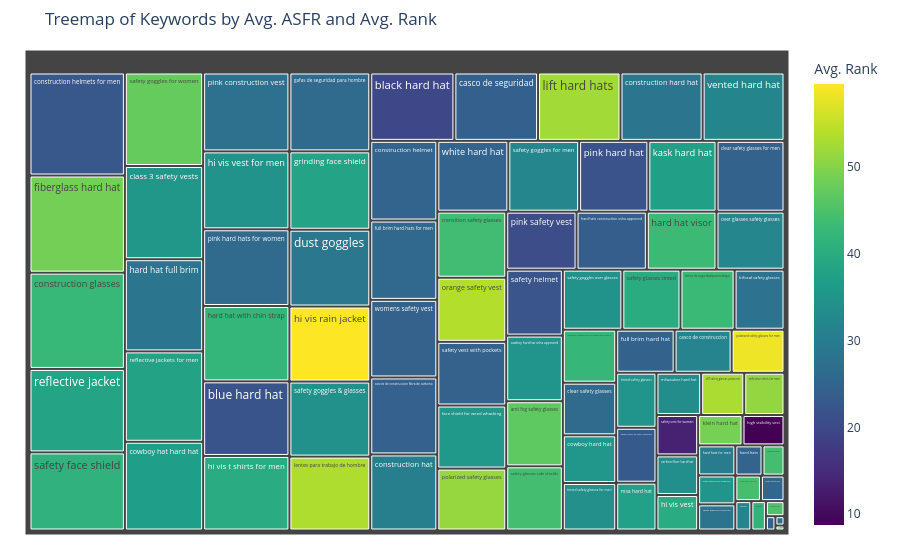

The notebook cell saved with this chart:
### Code cell
# Create a treemap for the keywords with Avg. ASFR
fig = px.treemap(
    Competitor_popular_keywords_df, 
    path=['Keyword'], 
    values='Avg. ASFR', 
    color='Avg. Rank',
    color_continuous_scale='Viridis',
    title='Treemap of Keywords by Avg. ASFR and Avg. Rank'
)

fig.update_layout(margin=dict(t=50, l=25, r=25, b=25))
fig.show()

### Figure 1 — Plotly figure (JSON) as saved in the notebook; plotly's stock layout.template omitted (floating-point values rounded to 4 significant figures)
{"data": [{"branchvalues": "total", "customdata": [[46.68], [27.92], [19.76], [22.04], [34.0], [31.74], [24.18], [24.41], [35.57], [26.43], [24.65], [42.83], [28.51], [30.59], [25.02], [22.53], [35.42], [35.16], [37.03], [28.98], [41.71], [36.02], [48.63], [24.75], [25.87], [26.24], [38.15], [27.41], [28.81], [43.29], [42.26], [24.86], [23.77], [29.73], [59.5], [44.4], [39.84], [39.94], [34.66], [8.767], [37.5], [48.88], [43.09], [53.33], [52.38], [33.61], [37.55], [53.75], [32.09], [27.64], [21.84], [26.22], [20.8], [51.38], [58.33], [38.24], [37.89], [51.17], [44.14], [41.2], [45.06], [45.13], [28.28], [35.02], [44.05], [40.15], [31.98], [34.16], [32.2], [47.38], [34.74], [22.2], [23.18], [24.77], [25.55], [13.58], [24.55], [42.66], [35.0], [34.08], [43.75], [31.89], [24.89], [24.5], [53.0]], "domain": {"x": [0, 1], "y": [0, 1]}, "hovertemplate": "labels=%{label}<br>Avg. ASFR=%{value}<br>parent=%{parent}<br>id=%{id}<br>Avg. Rank=%{color}<extra></extra>", "ids": ["anti fog safety glasses", "bifocal safety glasses", "black hard hat", "blue hard hat", "carbon fiber hard hat", "casco de construccion", "casco de seguridad", "cascos de construccion fibra de carbono", "class 3 safety vests", "clear safety glasses", "clear safety glasses for men", "construction glasses", "construction hard hat", "construction hat", "construction helmet", "construction helmets for men", "cowboy hard hat", "cowboy hard hat osha approved", "cowboy hat hard hat", "dust goggles", "face shield", "face shield for weed whacking", "fiberglass hard hat", "full brim hard hat", "full brim hard hats for men", "gafas de seguridad para hombre", "grinding face shield", "hard hat", "hard hat full brim", "hard hat visor", "hard hat with chin strap", "hard hats", "hard hats construction osha approved", "hard hats for men", "hi vis rain jacket", "hi vis shirts for men", "hi vis t shirts for men", "hi vis vest", "hi vis vest for men", "high visibility vest", "kask hard hat", "klein hard hat", "lentes de seguridad para trabajar", "lentes para trabajo de hombre", "lift hard hats", "milwaukee hard hat", "msa hard hat", "orange safety vest", "over glasses safety glasses", "pink construction vest", "pink hard hat", "pink hard hats for women", "pink safety vest", "polarized safety glasses", "polarized safety glasses for men", "reflective jacket", "reflective jackets for men", "reflective shirts for men", "reflective vest", "safety face shield", "safety glasses", "safety glasses for men", "safety glasses for women", "safety glasses over eyeglasses", "safety glasses side shields", "safety glasses tinted", "safety goggles", "safety goggles & glasses", "safety goggles for men", "safety goggles for women", "safety goggles over glasses", "safety helmet", "safety shirts for men reflective", "safety vest", "safety vest for men", "safety vest for women", "safety vest with pockets", "saftey glasses sunglasses anti fog eye goggles safety protection", "tinted safety glasses", "tinted safety glasses for men", "transition safety glasses", "vented hard hat", "white hard hat", "womens safety vest", "z87 safety glasses polarized"], "labels": ["anti fog safety glasses", "bifocal safety glasses", "black hard hat", "blue hard hat", "carbon fiber hard hat", "casco de construccion", "casco de seguridad", "cascos de construccion fibra de carbono", "class 3 safety vests", "clear safety glasses", "clear safety glasses for men", "construction glasses", "construction hard hat", "construction hat", "construction helmet", "construction helmets for men", "cowboy hard hat", "cowboy hard hat osha approved", "cowboy hat hard hat", "dust goggles", "face shield", "face shield for weed whacking", "fiberglass hard hat", "full brim hard hat", "full brim hard hats for men", "gafas de seguridad para hombre", "grinding face shield", "hard hat", "hard hat full brim", "hard hat visor", "hard hat with chin strap", "hard hats", "hard hats construction osha approved", "hard hats for men", "hi vis rain jacket", "hi vis shirts for men", "hi vis t shirts for men", "hi vis vest", "hi vis vest for men", "high visibility vest", "kask hard hat", "klein hard hat", "lentes de seguridad para trabajar", "lentes para trabajo de hombre", "lift hard hats", "milwaukee hard hat", "msa hard hat", "orange safety vest", "over glasses safety glasses", "pink construction vest", "pink hard hat", "pink hard hats for women", "pink safety vest", "polarized safety glasses", "polarized safety glasses for men", "reflective jacket", "reflective jackets for men", "reflective shirts for men", "reflective vest", "safety face shield", "safety glasses", "safety glasses for men", "safety glasses for women", "safety glasses over eyeglasses", "safety glasses side shields", "safety glasses tinted", "safety goggles", "safety goggles & glasses", "safety goggles for men", "safety goggles for women", "safety goggles over glasses", "safety helmet", "safety shirts for men reflective", "safety vest", "safety vest for men", "safety vest for women", "safety vest with pockets", "saftey glasses sunglasses anti fog eye goggles safety protection", "tinted safety glasses", "tinted safety glasses for men", "transition safety glasses", "vented hard hat", "white hard hat", "womens safety vest", "z87 safety glasses polarized"], "marker": {"coloraxis": "coloraxis", "colors": [46.68, 27.92, 19.76, 22.04, 34.0, 31.74, 24.18, 24.41, 35.57, 26.43, 24.65, 42.83, 28.51, 30.59, 25.02, 22.53, 35.42, 35.16, 37.03, 28.98, 41.71, 36.02, 48.63, 24.75, 25.87, 26.24, 38.15, 27.41, 28.81, 43.29, 42.26, 24.86, 23.77, 29.73, 59.5, 44.4, 39.84, 39.94, 34.66, 8.767, 37.5, 48.88, 43.09, 53.33, 52.38, 33.61, 37.55, 53.75, 32.09, 27.64, 21.84, 26.22, 20.8, 51.38, 58.33, 38.24, 37.89, 51.17, 44.14, 41.2, 45.06, 45.13, 28.28, 35.02, 44.05, 40.15, 31.98, 34.16, 32.2, 47.38, 34.74, 22.2, 23.18, 24.77, 25.55, 13.58, 24.55, 42.66, 35.0, 34.08, 43.75, 31.89, 24.89, 24.5, 53.0]}, "name": "", "parents": ["", "", "", "", "", "", "", "", "", "", "", "", "", "", "", "", "", "", "", "", "", "", "", "", "", "", "", "", "", "", "", "", "", "", "", "", "", "", "", "", "", "", "", "", "", "", "", "", "", "", "", "", "", "", "", "", "", "", "", "", "", "", "", "", "", "", "", "", "", "", "", "", "", "", "", "", "", "", "", "", "", "", "", "", ""], "type": "treemap", "values": [195400.0, 158800.0, 304900.0, 341200.0, 87600.0, 130100.0, 303200.0, 273600.0, 386800.0, 148800.0, 255200.0, 486800.0, 297600.0, 270400.0, 283300.0, 521000.0, 135000.0, 197000.0, 368200.0, 329200.0, 22660.0, 230400.0, 491300.0, 133300.0, 281900.0, 338100.0, 336100.0, 4523.0, 382600.0, 214200.0, 344600.0, 43540.0, 216200.0, 59290.0, 321886, 34590.0, 340900.0, 78390.0, 356200.0, 67560.0, 256099, 71420.0, 172290, 316772, 298841, 100200.0, 101900.0, 234200.0, 209100.0, 360800.0, 259900.0, 350800.0, 216200.0, 226300.0, 120646, 422000.0, 375052, 90150.0, 35230.0, 395000.0, 2398.0, 14850.0, 51570.0, 57020.0, 192700.0, 185200.0, 24990.0, 321700.0, 265900.0, 388000.0, 189300.0, 198000.0, 117300.0, 7218.0, 31870.0, 89220.0, 232800.0, 149900.0, 117500.0, 134300.0, 241500.0, 296600.0, 266700.0, 275800.0, 96630.0]}], "layout": {"coloraxis": {"colorbar": {"title": {"text": "Avg. Rank"}}, "colorscale": [[0, "#440154"], [0.1111, "#482878"], [0.2222, "#3e4989"], [0.3333, "#31688e"], [0.4444, "#26828e"], [0.5556, "#1f9e89"], [0.6667, "#35b779"], [0.7778, "#6ece58"], [0.8889, "#b5de2b"], [1, "#fde725"]]}, "legend": {"tracegroupgap": 0}, "margin": {"b": 25, "l": 25, "r": 25, "t": 50}, "title": {"text": "Treemap of Keywords by Avg. ASFR and Avg. Rank"}}}
